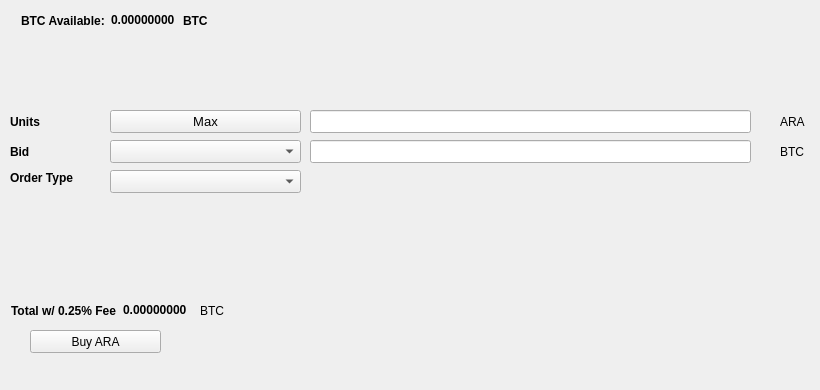
   <widget class="QWidget" name="BuyTab">
    <attribute name="title">
     <string>Buy</string>
    </attribute>
    <widget class="QPushButton" name="BuyAriA">
     <property name="geometry">
      <rect>
       <x>30</x>
       <y>330</y>
       <width>131</width>
       <height>23</height>
      </rect>
     </property>
     <property name="text">
      <string>Buy ARA</string>
     </property>
     <property name="icon">
      <iconset resource="../aria.qrc">
       <normaloff>:/icons/aria</normaloff>:/icons/aria</iconset>
     </property>
    </widget>
    <widget class="QLabel" name="label_3">
     <property name="geometry">
      <rect>
       <x>10</x>
       <y>110</y>
       <width>46</width>
       <height>23</height>
      </rect>
     </property>
     <property name="font">
      <font>
       <weight>75</weight>
       <bold>true</bold>
      </font>
     </property>
     <property name="text">
      <string>Units</string>
     </property>
    </widget>
    <widget class="QLineEdit" name="UnitsInput">
     <property name="geometry">
      <rect>
       <x>310</x>
       <y>110</y>
       <width>441</width>
       <height>23</height>
      </rect>
     </property>
     <property name="font">
      <font>
       <pointsize>9</pointsize>
       <weight>75</weight>
       <bold>true</bold>
      </font>
     </property>
    </widget>
    <widget class="QLineEdit" name="BuyBidPriceEdit">
     <property name="geometry">
      <rect>
       <x>310</x>
       <y>140</y>
       <width>441</width>
       <height>23</height>
      </rect>
     </property>
     <property name="font">
      <font>
       <pointsize>9</pointsize>
       <weight>75</weight>
       <bold>true</bold>
      </font>
     </property>
    </widget>
    <widget class="QLabel" name="label_4">
     <property name="geometry">
      <rect>
       <x>780</x>
       <y>110</y>
       <width>31</width>
       <height>23</height>
      </rect>
     </property>
     <property name="text">
      <string>ARA</string>
     </property>
    </widget>
    <widget class="QLabel" name="label_5">
     <property name="geometry">
      <rect>
       <x>780</x>
       <y>140</y>
       <width>31</width>
       <height>23</height>
      </rect>
     </property>
     <property name="text">
      <string>BTC</string>
     </property>
    </widget>
    <widget class="QLabel" name="label_6">
     <property name="geometry">
      <rect>
       <x>10</x>
       <y>140</y>
       <width>46</width>
       <height>23</height>
      </rect>
     </property>
     <property name="font">
      <font>
       <weight>75</weight>
       <bold>true</bold>
      </font>
     </property>
     <property name="text">
      <string>Bid</string>
     </property>
    </widget>
    <widget class="QLabel" name="label_7">
     <property name="geometry">
      <rect>
       <x>10</x>
       <y>170</y>
       <width>91</width>
       <height>16</height>
      </rect>
     </property>
     <property name="font">
      <font>
       <weight>75</weight>
       <bold>true</bold>
      </font>
     </property>
     <property name="text">
      <string>Order Type</string>
     </property>
    </widget>
    <widget class="QPushButton" name="Buy_Max_Amount">
     <property name="geometry">
      <rect>
       <x>110</x>
       <y>110</y>
       <width>191</width>
       <height>23</height>
      </rect>
     </property>
     <property name="font">
      <font>
       <pointsize>10</pointsize>
      </font>
     </property>
     <property name="text">
      <string>Max</string>
     </property>
    </widget>
    <widget class="QComboBox" name="BuyBidcomboBox">
     <property name="geometry">
      <rect>
       <x>110</x>
       <y>140</y>
       <width>191</width>
       <height>23</height>
      </rect>
     </property>
     <property name="font">
      <font>
       <pointsize>10</pointsize>
      </font>
     </property>
    </widget>
    <widget class="QComboBox" name="buyOrdertypeCombo">
     <property name="geometry">
      <rect>
       <x>110</x>
       <y>170</y>
       <width>191</width>
       <height>23</height>
      </rect>
     </property>
     <property name="font">
      <font>
       <pointsize>10</pointsize>
      </font>
     </property>
    </widget>
    <widget class="QWidget" name="layoutWidget1">
     <property name="geometry">
      <rect>
       <x>21</x>
       <y>11</y>
       <width>227</width>
       <height>19</height>
      </rect>
     </property>
     <layout class="QHBoxLayout" name="horizontalLayout_3">
      <item>
       <widget class="QLabel" name="label232">
        <property name="font">
         <font>
          <weight>75</weight>
          <bold>true</bold>
         </font>
        </property>
        <property name="text">
         <string>BTC Available:</string>
        </property>
       </widget>
      </item>
      <item>
       <widget class="QLabel" name="BtcAvailableLbl">
        <property name="palette">
         <palette>
          <active>
           <colorrole role="WindowText">
            <brush brushstyle="SolidPattern">
             <color alpha="255">
              <red>0</red>
              <green>0</green>
              <blue>0</blue>
             </color>
            </brush>
           </colorrole>
           <colorrole role="Button">
            <brush brushstyle="SolidPattern">
             <color alpha="255">
              <red>0</red>
              <green>170</green>
              <blue>0</blue>
             </color>
            </brush>
           </colorrole>
           <colorrole role="Light">
            <brush brushstyle="SolidPattern">
             <color alpha="255">
              <red>0</red>
              <green>255</green>
              <blue>0</blue>
             </color>
            </brush>
           </colorrole>
           <colorrole role="Midlight">
            <brush brushstyle="SolidPattern">
             <color alpha="255">
              <red>0</red>
              <green>212</green>
              <blue>0</blue>
             </color>
            </brush>
           </colorrole>
           <colorrole role="Dark">
            <brush brushstyle="SolidPattern">
             <color alpha="255">
              <red>0</red>
              <green>85</green>
              <blue>0</blue>
             </color>
            </brush>
           </colorrole>
           <colorrole role="Mid">
            <brush brushstyle="SolidPattern">
             <color alpha="255">
              <red>0</red>
              <green>113</green>
              <blue>0</blue>
             </color>
            </brush>
           </colorrole>
           <colorrole role="Text">
            <brush brushstyle="SolidPattern">
             <color alpha="255">
              <red>0</red>
              <green>170</green>
              <blue>0</blue>
             </color>
            </brush>
           </colorrole>
           <colorrole role="BrightText">
            <brush brushstyle="SolidPattern">
             <color alpha="255">
              <red>255</red>
              <green>255</green>
              <blue>255</blue>
             </color>
            </brush>
           </colorrole>
           <colorrole role="ButtonText">
            <brush brushstyle="SolidPattern">
             <color alpha="255">
              <red>0</red>
              <green>0</green>
              <blue>0</blue>
             </color>
            </brush>
           </colorrole>
           <colorrole role="Base">
            <brush brushstyle="SolidPattern">
             <color alpha="255">
              <red>255</red>
              <green>255</green>
              <blue>255</blue>
             </color>
            </brush>
           </colorrole>
           <colorrole role="Window">
            <brush brushstyle="SolidPattern">
             <color alpha="255">
              <red>0</red>
              <green>170</green>
              <blue>0</blue>
             </color>
            </brush>
           </colorrole>
           <colorrole role="Shadow">
            <brush brushstyle="SolidPattern">
             <color alpha="255">
              <red>0</red>
              <green>0</green>
              <blue>0</blue>
             </color>
            </brush>
           </colorrole>
           <colorrole role="AlternateBase">
            <brush brushstyle="SolidPattern">
             <color alpha="255">
              <red>127</red>
              <green>212</green>
              <blue>127</blue>
             </color>
            </brush>
           </colorrole>
           <colorrole role="ToolTipBase">
            <brush brushstyle="SolidPattern">
             <color alpha="255">
              <red>255</red>
              <green>255</green>
              <blue>220</blue>
             </color>
            </brush>
           </colorrole>
           <colorrole role="ToolTipText">
            <brush brushstyle="SolidPattern">
             <color alpha="255">
              <red>0</red>
              <green>0</green>
              <blue>0</blue>
             </color>
            </brush>
           </colorrole>
          </active>
          <inactive>
           <colorrole role="WindowText">
            <brush brushstyle="SolidPattern">
             <color alpha="255">
              <red>0</red>
              <green>0</green>
              <blue>0</blue>
             </color>
            </brush>
           </colorrole>
           <colorrole role="Button">
            <brush brushstyle="SolidPattern">
             <color alpha="255">
              <red>0</red>
              <green>170</green>
              <blue>0</blue>
             </color>
            </brush>
           </colorrole>
           <colorrole role="Light">
            <brush brushstyle="SolidPattern">
             <color alpha="255">
              <red>0</red>
              <green>255</green>
              <blue>0</blue>
             </color>
            </brush>
           </colorrole>
           <colorrole role="Midlight">
            <brush brushstyle="SolidPattern">
             <color alpha="255">
              <red>0</red>
              <green>212</green>
              <blue>0</blue>
             </color>
            </brush>
           </colorrole>
           <colorrole role="Dark">
            <brush brushstyle="SolidPattern">
             <color alpha="255">
              <red>0</red>
              <green>85</green>
              <blue>0</blue>
             </color>
            </brush>
           </colorrole>
           <colorrole role="Mid">
            <brush brushstyle="SolidPattern">
             <color alpha="255">
              <red>0</red>
              <green>113</green>
              <blue>0</blue>
             </color>
            </brush>
           </colorrole>
           <colorrole role="Text">
            <brush brushstyle="SolidPattern">
             <color alpha="255">
              <red>0</red>
              <green>170</green>
              <blue>0</blue>
             </color>
            </brush>
           </colorrole>
           <colorrole role="BrightText">
            <brush brushstyle="SolidPattern">
             <color alpha="255">
              <red>255</red>
              <green>255</green>
              <blue>255</blue>
             </color>
            </brush>
           </colorrole>
           <colorrole role="ButtonText">
            <brush brushstyle="SolidPattern">
             <color alpha="255">
              <red>0</red>
              <green>0</green>
              <blue>0</blue>
             </color>
            </brush>
           </colorrole>
           <colorrole role="Base">
            <brush brushstyle="SolidPattern">
             <color alpha="255">
              <red>255</red>
              <green>255</green>
              <blue>255</blue>
             </color>
            </brush>
           </colorrole>
           <colorrole role="Window">
            <brush brushstyle="SolidPattern">
             <color alpha="255">
              <red>0</red>
              <green>170</green>
              <blue>0</blue>
             </color>
            </brush>
           </colorrole>
           <colorrole role="Shadow">
            <brush brushstyle="SolidPattern">
             <color alpha="255">
              <red>0</red>
              <green>0</green>
              <blue>0</blue>
             </color>
            </brush>
           </colorrole>
           <colorrole role="AlternateBase">
            <brush brushstyle="SolidPattern">
             <color alpha="255">
              <red>127</red>
              <green>212</green>
              <blue>127</blue>
             </color>
            </brush>
           </colorrole>
           <colorrole role="ToolTipBase">
            <brush brushstyle="SolidPattern">
             <color alpha="255">
              <red>255</red>
              <green>255</green>
              <blue>220</blue>
             </color>
            </brush>
           </colorrole>
           <colorrole role="ToolTipText">
            <brush brushstyle="SolidPattern">
             <color alpha="255">
              <red>0</red>
              <green>0</green>
              <blue>0</blue>
             </color>
            </brush>
           </colorrole>
          </inactive>
          <disabled>
           <colorrole role="WindowText">
            <brush brushstyle="SolidPattern">
             <color alpha="255">
              <red>0</red>
              <green>85</green>
              <blue>0</blue>
             </color>
            </brush>
           </colorrole>
           <colorrole role="Button">
            <brush brushstyle="SolidPattern">
             <color alpha="255">
              <red>0</red>
              <green>170</green>
              <blue>0</blue>
             </color>
            </brush>
           </colorrole>
           <colorrole role="Light">
            <brush brushstyle="SolidPattern">
             <color alpha="255">
              <red>0</red>
              <green>255</green>
              <blue>0</blue>
             </color>
            </brush>
           </colorrole>
           <colorrole role="Midlight">
            <brush brushstyle="SolidPattern">
             <color alpha="255">
              <red>0</red>
              <green>212</green>
              <blue>0</blue>
             </color>
            </brush>
           </colorrole>
           <colorrole role="Dark">
            <brush brushstyle="SolidPattern">
             <color alpha="255">
              <red>0</red>
              <green>85</green>
              <blue>0</blue>
             </color>
            </brush>
           </colorrole>
           <colorrole role="Mid">
            <brush brushstyle="SolidPattern">
             <color alpha="255">
              <red>0</red>
              <green>113</green>
              <blue>0</blue>
             </color>
            </brush>
           </colorrole>
           <colorrole role="Text">
            <brush brushstyle="SolidPattern">
             <color alpha="255">
              <red>0</red>
              <green>85</green>
              <blue>0</blue>
             </color>
            </brush>
           </colorrole>
           <colorrole role="BrightText">
            <brush brushstyle="SolidPattern">
             <color alpha="255">
              <red>255</red>
              <green>255</green>
              <blue>255</blue>
             </color>
            </brush>
           </colorrole>
           <colorrole role="ButtonText">
            <brush brushstyle="SolidPattern">
             <color alpha="255">
              <red>0</red>
              <green>85</green>
              <blue>0</blue>
             </color>
            </brush>
           </colorrole>
           <colorrole role="Base">
            <brush brushstyle="SolidPattern">
             <color alpha="255">
              <red>0</red>
              <green>170</green>
              <blue>0</blue>
             </color>
            </brush>
           </colorrole>
           <colorrole role="Window">
            <brush brushstyle="SolidPattern">
             <color alpha="255">
              <red>0</red>
              <green>170</green>
              <blue>0</blue>
             </color>
            </brush>
           </colorrole>
           <colorrole role="Shadow">
            <brush brushstyle="SolidPattern">
             <color alpha="255">
              <red>0</red>
              <green>0</green>
              <blue>0</blue>
             </color>
            </brush>
           </colorrole>
           <colorrole role="AlternateBase">
            <brush brushstyle="SolidPattern">
             <color alpha="255">
              <red>0</red>
              <green>170</green>
              <blue>0</blue>
             </color>
            </brush>
           </colorrole>
           <colorrole role="ToolTipBase">
            <brush brushstyle="SolidPattern">
             <color alpha="255">
              <red>255</red>
              <green>255</green>
              <blue>220</blue>
             </color>
            </brush>
           </colorrole>
           <colorrole role="ToolTipText">
            <brush brushstyle="SolidPattern">
             <color alpha="255">
              <red>0</red>
              <green>0</green>
              <blue>0</blue>
             </color>
            </brush>
           </colorrole>
          </disabled>
         </palette>
        </property>
        <property name="font">
         <font>
          <weight>75</weight>
          <bold>true</bold>
         </font>
        </property>
        <property name="text">
         <string>0.00000000</string>
        </property>
        <property name="textInteractionFlags">
         <set>Qt::LinksAccessibleByMouse|Qt::TextSelectableByKeyboard|Qt::TextSelectableByMouse</set>
        </property>
       </widget>
      </item>
      <item>
       <widget class="QLabel" name="BtcAvailableLbl_2">
        <property name="font">
         <font>
          <weight>75</weight>
          <bold>true</bold>
         </font>
        </property>
        <property name="text">
         <string>BTC</string>
        </property>
       </widget>
      </item>
     </layout>
    </widget>
    <widget class="QWidget" name="layoutWidge2">
     <property name="geometry">
      <rect>
       <x>11</x>
       <y>301</y>
       <width>259</width>
       <height>19</height>
      </rect>
     </property>
     <layout class="QHBoxLayout" name="horizontalLayout_4">
      <item>
       <widget class="QLabel" name="label_9">
        <property name="font">
         <font>
          <weight>75</weight>
          <bold>true</bold>
         </font>
        </property>
        <property name="text">
         <string>Total w/ 0.25% Fee</string>
        </property>
       </widget>
      </item>
      <item>
       <widget class="QLabel" name="BuyCostLabel">
        <property name="palette">
         <palette>
          <active>
           <colorrole role="WindowText">
            <brush brushstyle="SolidPattern">
             <color alpha="255">
              <red>0</red>
              <green>0</green>
              <blue>0</blue>
             </color>
            </brush>
           </colorrole>
           <colorrole role="Button">
            <brush brushstyle="SolidPattern">
             <color alpha="255">
              <red>0</red>
              <green>170</green>
              <blue>0</blue>
             </color>
            </brush>
           </colorrole>
           <colorrole role="Light">
            <brush brushstyle="SolidPattern">
             <color alpha="255">
              <red>0</red>
              <green>255</green>
              <blue>0</blue>
             </color>
            </brush>
           </colorrole>
           <colorrole role="Midlight">
            <brush brushstyle="SolidPattern">
             <color alpha="255">
              <red>0</red>
              <green>212</green>
              <blue>0</blue>
             </color>
            </brush>
           </colorrole>
           <colorrole role="Dark">
            <brush brushstyle="SolidPattern">
             <color alpha="255">
              <red>0</red>
              <green>85</green>
              <blue>0</blue>
             </color>
            </brush>
           </colorrole>
           <colorrole role="Mid">
            <brush brushstyle="SolidPattern">
             <color alpha="255">
              <red>0</red>
              <green>113</green>
              <blue>0</blue>
             </color>
            </brush>
           </colorrole>
           <colorrole role="Text">
            <brush brushstyle="SolidPattern">
             <color alpha="255">
              <red>0</red>
              <green>170</green>
              <blue>0</blue>
             </color>
            </brush>
           </colorrole>
           <colorrole role="BrightText">
            <brush brushstyle="SolidPattern">
             <color alpha="255">
              <red>255</red>
              <green>255</green>
              <blue>255</blue>
             </color>
            </brush>
           </colorrole>
           <colorrole role="ButtonText">
            <brush brushstyle="SolidPattern">
             <color alpha="255">
              <red>0</red>
              <green>0</green>
              <blue>0</blue>
             </color>
            </brush>
           </colorrole>
           <colorrole role="Base">
            <brush brushstyle="SolidPattern">
             <color alpha="255">
              <red>255</red>
              <green>255</green>
              <blue>255</blue>
             </color>
            </brush>
           </colorrole>
           <colorrole role="Window">
            <brush brushstyle="SolidPattern">
             <color alpha="255">
              <red>0</red>
              <green>170</green>
              <blue>0</blue>
             </color>
            </brush>
           </colorrole>
           <colorrole role="Shadow">
            <brush brushstyle="SolidPattern">
             <color alpha="255">
              <red>0</red>
              <green>0</green>
              <blue>0</blue>
             </color>
            </brush>
           </colorrole>
           <colorrole role="AlternateBase">
            <brush brushstyle="SolidPattern">
             <color alpha="255">
              <red>127</red>
              <green>212</green>
              <blue>127</blue>
             </color>
            </brush>
           </colorrole>
           <colorrole role="ToolTipBase">
            <brush brushstyle="SolidPattern">
             <color alpha="255">
              <red>255</red>
              <green>255</green>
              <blue>220</blue>
             </color>
            </brush>
           </colorrole>
           <colorrole role="ToolTipText">
            <brush brushstyle="SolidPattern">
             <color alpha="255">
              <red>0</red>
              <green>0</green>
              <blue>0</blue>
             </color>
            </brush>
           </colorrole>
          </active>
          <inactive>
           <colorrole role="WindowText">
            <brush brushstyle="SolidPattern">
             <color alpha="255">
              <red>0</red>
              <green>0</green>
              <blue>0</blue>
             </color>
            </brush>
           </colorrole>
           <colorrole role="Button">
            <brush brushstyle="SolidPattern">
             <color alpha="255">
              <red>0</red>
              <green>170</green>
              <blue>0</blue>
             </color>
            </brush>
           </colorrole>
           <colorrole role="Light">
            <brush brushstyle="SolidPattern">
             <color alpha="255">
              <red>0</red>
              <green>255</green>
              <blue>0</blue>
             </color>
            </brush>
           </colorrole>
           <colorrole role="Midlight">
            <brush brushstyle="SolidPattern">
             <color alpha="255">
              <red>0</red>
              <green>212</green>
              <blue>0</blue>
             </color>
            </brush>
           </colorrole>
           <colorrole role="Dark">
            <brush brushstyle="SolidPattern">
             <color alpha="255">
              <red>0</red>
              <green>85</green>
              <blue>0</blue>
             </color>
            </brush>
           </colorrole>
           <colorrole role="Mid">
            <brush brushstyle="SolidPattern">
             <color alpha="255">
              <red>0</red>
              <green>113</green>
              <blue>0</blue>
             </color>
            </brush>
           </colorrole>
           <colorrole role="Text">
            <brush brushstyle="SolidPattern">
             <color alpha="255">
              <red>0</red>
              <green>170</green>
              <blue>0</blue>
             </color>
            </brush>
           </colorrole>
           <colorrole role="BrightText">
            <brush brushstyle="SolidPattern">
             <color alpha="255">
              <red>255</red>
              <green>255</green>
              <blue>255</blue>
             </color>
            </brush>
           </colorrole>
           <colorrole role="ButtonText">
            <brush brushstyle="SolidPattern">
             <color alpha="255">
              <red>0</red>
              <green>0</green>
              <blue>0</blue>
             </color>
            </brush>
           </colorrole>
           <colorrole role="Base">
            <brush brushstyle="SolidPattern">
             <color alpha="255">
              <red>255</red>
              <green>255</green>
              <blue>255</blue>
             </color>
            </brush>
           </colorrole>
           <colorrole role="Window">
            <brush brushstyle="SolidPattern">
             <color alpha="255">
              <red>0</red>
              <green>170</green>
              <blue>0</blue>
             </color>
            </brush>
           </colorrole>
           <colorrole role="Shadow">
            <brush brushstyle="SolidPattern">
             <color alpha="255">
              <red>0</red>
              <green>0</green>
              <blue>0</blue>
             </color>
            </brush>
           </colorrole>
           <colorrole role="AlternateBase">
            <brush brushstyle="SolidPattern">
             <color alpha="255">
              <red>127</red>
              <green>212</green>
              <blue>127</blue>
             </color>
            </brush>
           </colorrole>
           <colorrole role="ToolTipBase">
            <brush brushstyle="SolidPattern">
             <color alpha="255">
              <red>255</red>
              <green>255</green>
              <blue>220</blue>
             </color>
            </brush>
           </colorrole>
           <colorrole role="ToolTipText">
            <brush brushstyle="SolidPattern">
             <color alpha="255">
              <red>0</red>
              <green>0</green>
              <blue>0</blue>
             </color>
            </brush>
           </colorrole>
          </inactive>
          <disabled>
           <colorrole role="WindowText">
            <brush brushstyle="SolidPattern">
             <color alpha="255">
              <red>0</red>
              <green>85</green>
              <blue>0</blue>
             </color>
            </brush>
           </colorrole>
           <colorrole role="Button">
            <brush brushstyle="SolidPattern">
             <color alpha="255">
              <red>0</red>
              <green>170</green>
              <blue>0</blue>
             </color>
            </brush>
           </colorrole>
           <colorrole role="Light">
            <brush brushstyle="SolidPattern">
             <color alpha="255">
              <red>0</red>
              <green>255</green>
              <blue>0</blue>
             </color>
            </brush>
           </colorrole>
           <colorrole role="Midlight">
            <brush brushstyle="SolidPattern">
             <color alpha="255">
              <red>0</red>
              <green>212</green>
              <blue>0</blue>
             </color>
            </brush>
           </colorrole>
           <colorrole role="Dark">
            <brush brushstyle="SolidPattern">
             <color alpha="255">
              <red>0</red>
              <green>85</green>
              <blue>0</blue>
             </color>
            </brush>
           </colorrole>
           <colorrole role="Mid">
            <brush brushstyle="SolidPattern">
             <color alpha="255">
              <red>0</red>
              <green>113</green>
              <blue>0</blue>
             </color>
            </brush>
           </colorrole>
           <colorrole role="Text">
            <brush brushstyle="SolidPattern">
             <color alpha="255">
              <red>0</red>
              <green>85</green>
              <blue>0</blue>
             </color>
            </brush>
           </colorrole>
           <colorrole role="BrightText">
            <brush brushstyle="SolidPattern">
             <color alpha="255">
              <red>255</red>
              <green>255</green>
              <blue>255</blue>
             </color>
            </brush>
           </colorrole>
           <colorrole role="ButtonText">
            <brush brushstyle="SolidPattern">
             <color alpha="255">
              <red>0</red>
              <green>85</green>
              <blue>0</blue>
             </color>
            </brush>
           </colorrole>
           <colorrole role="Base">
            <brush brushstyle="SolidPattern">
             <color alpha="255">
              <red>0</red>
              <green>170</green>
              <blue>0</blue>
             </color>
            </brush>
           </colorrole>
           <colorrole role="Window">
            <brush brushstyle="SolidPattern">
             <color alpha="255">
              <red>0</red>
              <green>170</green>
              <blue>0</blue>
             </color>
            </brush>
           </colorrole>
           <colorrole role="Shadow">
            <brush brushstyle="SolidPattern">
             <color alpha="255">
              <red>0</red>
              <green>0</green>
              <blue>0</blue>
             </color>
            </brush>
           </colorrole>
           <colorrole role="AlternateBase">
            <brush brushstyle="SolidPattern">
             <color alpha="255">
              <red>0</red>
              <green>170</green>
              <blue>0</blue>
             </color>
            </brush>
           </colorrole>
           <colorrole role="ToolTipBase">
            <brush brushstyle="SolidPattern">
             <color alpha="255">
              <red>255</red>
              <green>255</green>
              <blue>220</blue>
             </color>
            </brush>
           </colorrole>
           <colorrole role="ToolTipText">
            <brush brushstyle="SolidPattern">
             <color alpha="255">
              <red>0</red>
              <green>0</green>
              <blue>0</blue>
             </color>
            </brush>
           </colorrole>
          </disabled>
         </palette>
        </property>
        <property name="font">
         <font>
          <weight>75</weight>
          <bold>true</bold>
         </font>
        </property>
        <property name="autoFillBackground">
         <bool>false</bool>
        </property>
        <property name="text">
         <string>0.00000000</string>
        </property>
        <property name="textInteractionFlags">
         <set>Qt::LinksAccessibleByMouse|Qt::TextSelectableByMouse</set>
        </property>
       </widget>
      </item>
      <item>
       <widget class="QLabel" name="label_10">
        <property name="font">
         <font>
          <weight>50</weight>
          <bold>false</bold>
         </font>
        </property>
        <property name="text">
         <string>BTC</string>
        </property>
       </widget>
      </item>
     </layout>
    </widget>
    <widget class="QLabel" name="label_24">
     <property name="geometry">
      <rect>
       <x>460</x>
       <y>300</y>
       <width>281</width>
       <height>81</height>
      </rect>
     </property>
     <property name="text">
      <string/>
     </property>
     <property name="pixmap">
      <pixmap>:/images/bittrex</pixmap>
     </property>
    </widget>
   </widget>
